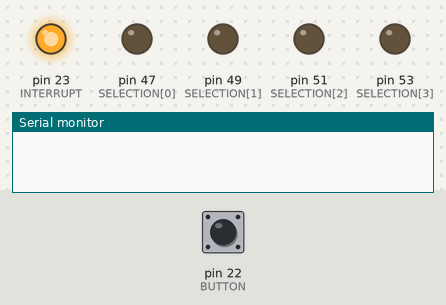
Bench run of a sketch on a simulated Arduino Mega 2560, built with avr-gcc and run on an emulated ATmega2560. On the bench: output pins drawn as LEDs (lit = HIGH), the last lines printed to the serial monitor. Dashed ring = blinking. The test bench sets the inputs (shaded band); at power-on: pin 22 (BUTTON) HIGH. Random numbers use the default seed unless the sketch sets one.

Above: at 1.2 s.
1.3 s: pin 22 (BUTTON) pulled LOW for 1 s
At 3.5 s:
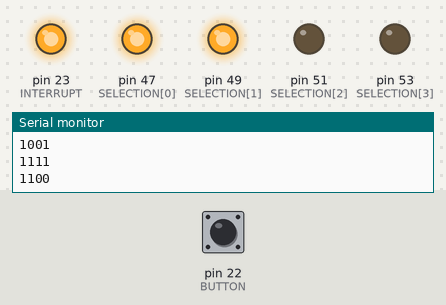
4.3 s: pin 22 (BUTTON) pulled LOW for 0.15 s
At 5.1 s:
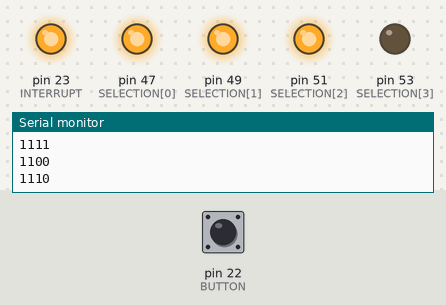
6.0 s: pin 22 (BUTTON) pulled LOW for 3.2 s
At 10.2 s:
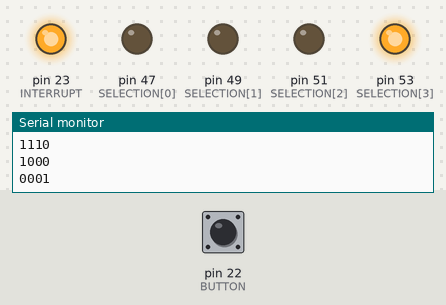
10.7 s: pin 22 (BUTTON) pulled LOW for 0.15 s
At 11.2 s:
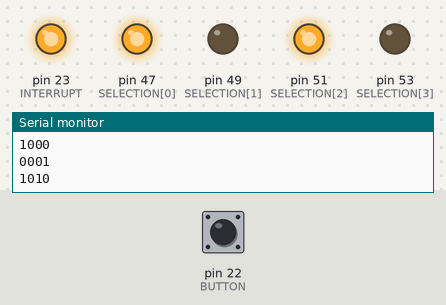
12.4 s: pin 22 (BUTTON) pulled LOW for 1 s
At 13.05 s:
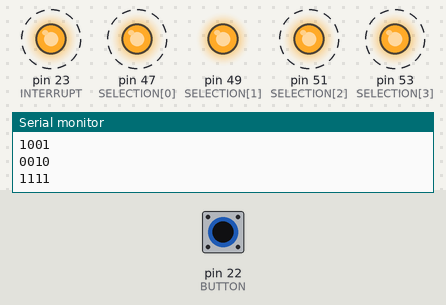
15.4 s: pin 22 (BUTTON) pulled LOW for 3.2 s
At 19.8 s:
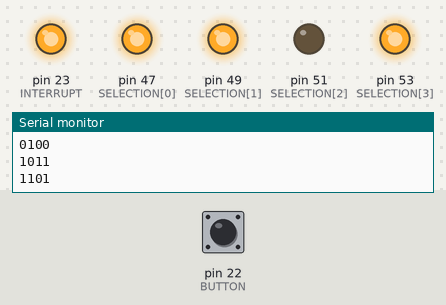
Timing chart, 0 to 21.1 s (numbered marks = the images above; inputs shaded):
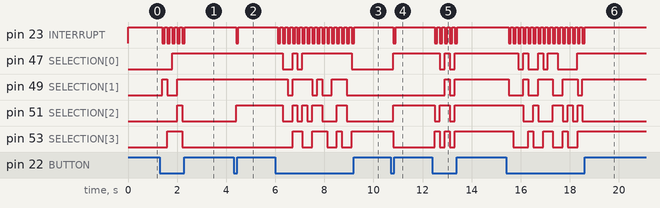

Measured:
- after the input at 1.3 s, pin 23 (INTERRUPT): alternates HIGH for 0.10 s and LOW for 0.10 s, 10 changes in all, then stays HIGH, starting after 0.10 s; pin 47 (SELECTION[0]): LOW → HIGH after 0.50 s
- after the input at 4.3 s, pin 23 (INTERRUPT): HIGH → LOW after 0.10 s, → HIGH 0.10 s later; pin 51 (SELECTION[2]): LOW → HIGH after 0.10 s
- after the input at 6.0 s, pin 23 (INTERRUPT): alternates HIGH for 0.10 s and LOW for 0.10 s, 32 changes in all, then stays HIGH, starting after 0.10 s; pin 47 (SELECTION[0]): goes LOW 0.40 s, HIGH 0.20 s, LOW 0.20 s, HIGH 2.0 s, then LOW, starting after 0.30 s
- after the input at 10.7 s, pin 23 (INTERRUPT): HIGH → LOW after 0.10 s, → HIGH 0.10 s later; pin 47 (SELECTION[0]), pin 51 (SELECTION[2]): LOW → HIGH after 0.10 s; pin 53 (SELECTION[3]): HIGH → LOW after 0.10 s
- after the input at 12.4 s, pin 23 (INTERRUPT): alternates HIGH for 0.10 s and LOW for 0.10 s, 10 changes in all, then stays HIGH, starting after 0.10 s; pin 47 (SELECTION[0]): alternates HIGH for 0.20 s and LOW for 0.20 s, 4 changes in all, then stays HIGH, starting after 0.30 s
- after the input at 15.4 s, pin 23 (INTERRUPT): alternates HIGH for 0.10 s and LOW for 0.10 s, 32 changes in all, then stays HIGH, starting after 0.10 s; pin 47 (SELECTION[0]): HIGH → LOW after 0.50 s, → HIGH 0.20 s later, → LOW 0.20 s later, → HIGH 0.40 s later, … (8 changes in this stretch)

The sketch:

6502_Random_Message_Generator.ino
```cpp
#define BUTTON 22
#define INTERRUPT 23
const int SELECTION[] = {47, 49, 51, 53};

int buttonState;

void setup() {
  pinMode(BUTTON, INPUT);
  pinMode(INTERRUPT, OUTPUT);
  for (int i = 0; i < 4; i++) {
    pinMode(SELECTION[i], OUTPUT);
    }
  randomSeed(analogRead(0));
  digitalWrite(INTERRUPT, HIGH);

  Serial.begin(9600);

}

void loop() {
  buttonState = digitalRead(BUTTON);
  if (buttonState != HIGH) {
    delay(100); // just because I'm not making a debounced button
    for (int i = 0; i < 4; i++) {
      int randomBit = random(2);
      if (randomBit == 1) {
        digitalWrite(SELECTION[i], HIGH);
       } else {
          digitalWrite(SELECTION[i], LOW);
          }
      Serial.print(randomBit);
      }
    Serial.println();
    digitalWrite(INTERRUPT, LOW);
    delay(100);
    digitalWrite(INTERRUPT, HIGH);
  }
}
```
